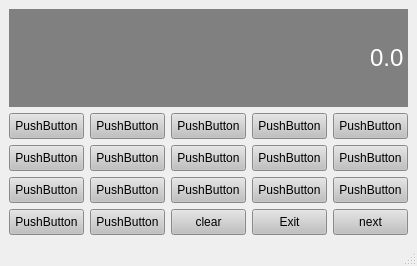
<?xml version="1.0" encoding="UTF-8"?>
<ui version="4.0">
 <class>Calculator</class>
 <widget class="QMainWindow" name="Calculator">
  <property name="geometry">
   <rect>
    <x>0</x>
    <y>0</y>
    <width>377</width>
    <height>266</height>
   </rect>
  </property>
  <property name="windowTitle">
   <string>Calculator</string>
  </property>
  <widget class="QWidget" name="centralwidget">
   <layout class="QGridLayout" name="gridLayout">
    <item row="2" column="2">
     <widget class="QPushButton" name="pushButton_6">
      <property name="sizePolicy">
       <sizepolicy hsizetype="Preferred" vsizetype="Preferred">
        <horstretch>0</horstretch>
        <verstretch>0</verstretch>
       </sizepolicy>
      </property>
      <property name="styleSheet">
       <string notr="true">QPushButton {
	background-color: #C0C0C0;
	broder: 1px solid gray;
	padding: 5px;
}

QPushButton:pressed {
	background-color: #A9A9A9;
	broder: 1px solid gray;
	padding: 5px;
}</string>
      </property>
      <property name="text">
       <string>PushButton</string>
      </property>
     </widget>
    </item>
    <item row="1" column="3">
     <widget class="QPushButton" name="pushButton_7">
      <property name="sizePolicy">
       <sizepolicy hsizetype="Preferred" vsizetype="Preferred">
        <horstretch>0</horstretch>
        <verstretch>0</verstretch>
       </sizepolicy>
      </property>
      <property name="styleSheet">
       <string notr="true">QPushButton {
	background-color: #C0C0C0;
	broder: 1px solid gray;
	padding: 5px;
}

QPushButton:pressed {
	background-color: #A9A9A9;
	broder: 1px solid gray;
	padding: 5px;
}</string>
      </property>
      <property name="text">
       <string>PushButton</string>
      </property>
     </widget>
    </item>
    <item row="2" column="4">
     <widget class="QPushButton" name="pushButton_10">
      <property name="sizePolicy">
       <sizepolicy hsizetype="Preferred" vsizetype="Preferred">
        <horstretch>0</horstretch>
        <verstretch>0</verstretch>
       </sizepolicy>
      </property>
      <property name="styleSheet">
       <string notr="true">QPushButton {
	background-color: #C0C0C0;
	broder: 1px solid gray;
	padding: 5px;
}

QPushButton:pressed {
	background-color: #A9A9A9;
	broder: 1px solid gray;
	padding: 5px;
}</string>
      </property>
      <property name="text">
       <string>PushButton</string>
      </property>
     </widget>
    </item>
    <item row="1" column="2">
     <widget class="QPushButton" name="pushButton_5">
      <property name="sizePolicy">
       <sizepolicy hsizetype="Preferred" vsizetype="Preferred">
        <horstretch>0</horstretch>
        <verstretch>0</verstretch>
       </sizepolicy>
      </property>
      <property name="styleSheet">
       <string notr="true">QPushButton {
	background-color: #C0C0C0;
	broder: 1px solid gray;
	padding: 5px;
}

QPushButton:pressed {
	background-color: #A9A9A9;
	broder: 1px solid gray;
	padding: 5px;
}</string>
      </property>
      <property name="text">
       <string>PushButton</string>
      </property>
     </widget>
    </item>
    <item row="0" column="0" colspan="5">
     <widget class="QLineEdit" name="display">
      <property name="sizePolicy">
       <sizepolicy hsizetype="Preferred" vsizetype="Expanding">
        <horstretch>0</horstretch>
        <verstretch>0</verstretch>
       </sizepolicy>
      </property>
      <property name="font">
       <font>
        <family>Arial</family>
        <pointsize>18</pointsize>
       </font>
      </property>
      <property name="autoFillBackground">
       <bool>false</bool>
      </property>
      <property name="styleSheet">
       <string notr="true">QLineEdit {
	background-color: gray;
	border: 1px solid gray;
	color: #ffffff;
}</string>
      </property>
      <property name="text">
       <string>0.0</string>
      </property>
      <property name="alignment">
       <set>Qt::AlignRight|Qt::AlignTrailing|Qt::AlignVCenter</set>
      </property>
     </widget>
    </item>
    <item row="2" column="0">
     <widget class="QPushButton" name="pushButton_2">
      <property name="sizePolicy">
       <sizepolicy hsizetype="Preferred" vsizetype="Preferred">
        <horstretch>0</horstretch>
        <verstretch>0</verstretch>
       </sizepolicy>
      </property>
      <property name="styleSheet">
       <string notr="true">QPushButton {
	background-color: #C0C0C0;
	broder: 1px solid gray;
	padding: 5px;
}

QPushButton:pressed {
	background-color: #A9A9A9;
	broder: 1px solid gray;
	padding: 5px;
}</string>
      </property>
      <property name="text">
       <string>PushButton</string>
      </property>
     </widget>
    </item>
    <item row="2" column="1">
     <widget class="QPushButton" name="pushButton_4">
      <property name="sizePolicy">
       <sizepolicy hsizetype="Preferred" vsizetype="Preferred">
        <horstretch>0</horstretch>
        <verstretch>0</verstretch>
       </sizepolicy>
      </property>
      <property name="styleSheet">
       <string notr="true">QPushButton {
	background-color: #C0C0C0;
	broder: 1px solid gray;
	padding: 5px;
}

QPushButton:pressed {
	background-color: #A9A9A9;
	broder: 1px solid gray;
	padding: 5px;
}</string>
      </property>
      <property name="text">
       <string>PushButton</string>
      </property>
     </widget>
    </item>
    <item row="2" column="3">
     <widget class="QPushButton" name="pushButton_8">
      <property name="sizePolicy">
       <sizepolicy hsizetype="Preferred" vsizetype="Preferred">
        <horstretch>0</horstretch>
        <verstretch>0</verstretch>
       </sizepolicy>
      </property>
      <property name="styleSheet">
       <string notr="true">QPushButton {
	background-color: #C0C0C0;
	broder: 1px solid gray;
	padding: 5px;
}

QPushButton:pressed {
	background-color: #A9A9A9;
	broder: 1px solid gray;
	padding: 5px;
}</string>
      </property>
      <property name="text">
       <string>PushButton</string>
      </property>
     </widget>
    </item>
    <item row="3" column="2">
     <widget class="QPushButton" name="pushButton_13">
      <property name="sizePolicy">
       <sizepolicy hsizetype="Preferred" vsizetype="Preferred">
        <horstretch>0</horstretch>
        <verstretch>0</verstretch>
       </sizepolicy>
      </property>
      <property name="styleSheet">
       <string notr="true">QPushButton {
	background-color: #C0C0C0;
	broder: 1px solid gray;
	padding: 5px;
}

QPushButton:pressed {
	background-color: #A9A9A9;
	broder: 1px solid gray;
	padding: 5px;
}</string>
      </property>
      <property name="text">
       <string>PushButton</string>
      </property>
     </widget>
    </item>
    <item row="3" column="1">
     <widget class="QPushButton" name="pushButton_12">
      <property name="sizePolicy">
       <sizepolicy hsizetype="Preferred" vsizetype="Preferred">
        <horstretch>0</horstretch>
        <verstretch>0</verstretch>
       </sizepolicy>
      </property>
      <property name="styleSheet">
       <string notr="true">QPushButton {
	background-color: #C0C0C0;
	broder: 1px solid gray;
	padding: 5px;
}

QPushButton:pressed {
	background-color: #A9A9A9;
	broder: 1px solid gray;
	padding: 5px;
}</string>
      </property>
      <property name="text">
       <string>PushButton</string>
      </property>
     </widget>
    </item>
    <item row="1" column="1">
     <widget class="QPushButton" name="pushButton_3">
      <property name="sizePolicy">
       <sizepolicy hsizetype="Preferred" vsizetype="Preferred">
        <horstretch>0</horstretch>
        <verstretch>0</verstretch>
       </sizepolicy>
      </property>
      <property name="styleSheet">
       <string notr="true">QPushButton {
	background-color: #C0C0C0;
	broder: 1px solid gray;
	padding: 5px;
}

QPushButton:pressed {
	background-color: #A9A9A9;
	broder: 1px solid gray;
	padding: 5px;
}</string>
      </property>
      <property name="text">
       <string>PushButton</string>
      </property>
     </widget>
    </item>
    <item row="1" column="4">
     <widget class="QPushButton" name="pushButton_9">
      <property name="sizePolicy">
       <sizepolicy hsizetype="Preferred" vsizetype="Preferred">
        <horstretch>0</horstretch>
        <verstretch>0</verstretch>
       </sizepolicy>
      </property>
      <property name="styleSheet">
       <string notr="true">QPushButton {
	background-color: #C0C0C0;
	broder: 1px solid gray;
	padding: 5px;
}

QPushButton:pressed {
	background-color: #A9A9A9;
	broder: 1px solid gray;
	padding: 5px;
}</string>
      </property>
      <property name="text">
       <string>PushButton</string>
      </property>
     </widget>
    </item>
    <item row="3" column="4">
     <widget class="QPushButton" name="pushButton_15">
      <property name="sizePolicy">
       <sizepolicy hsizetype="Preferred" vsizetype="Preferred">
        <horstretch>0</horstretch>
        <verstretch>0</verstretch>
       </sizepolicy>
      </property>
      <property name="styleSheet">
       <string notr="true">QPushButton {
	background-color: #C0C0C0;
	broder: 1px solid gray;
	padding: 5px;
}

QPushButton:pressed {
	background-color: #A9A9A9;
	broder: 1px solid gray;
	padding: 5px;
}</string>
      </property>
      <property name="text">
       <string>PushButton</string>
      </property>
     </widget>
    </item>
    <item row="3" column="3">
     <widget class="QPushButton" name="pushButton_14">
      <property name="sizePolicy">
       <sizepolicy hsizetype="Preferred" vsizetype="Preferred">
        <horstretch>0</horstretch>
        <verstretch>0</verstretch>
       </sizepolicy>
      </property>
      <property name="styleSheet">
       <string notr="true">QPushButton {
	background-color: #C0C0C0;
	broder: 1px solid gray;
	padding: 5px;
}

QPushButton:pressed {
	background-color: #A9A9A9;
	broder: 1px solid gray;
	padding: 5px;
}</string>
      </property>
      <property name="text">
       <string>PushButton</string>
      </property>
     </widget>
    </item>
    <item row="1" column="0">
     <widget class="QPushButton" name="pushButton">
      <property name="sizePolicy">
       <sizepolicy hsizetype="Preferred" vsizetype="Preferred">
        <horstretch>0</horstretch>
        <verstretch>0</verstretch>
       </sizepolicy>
      </property>
      <property name="styleSheet">
       <string notr="true">QPushButton {
	background-color: #C0C0C0;
	broder: 1px solid gray;
	padding: 5px;
}

QPushButton:pressed {
	background-color: #A9A9A9;
	broder: 1px solid gray;
	padding: 5px;
}</string>
      </property>
      <property name="text">
       <string>PushButton</string>
      </property>
     </widget>
    </item>
    <item row="3" column="0">
     <widget class="QPushButton" name="pushButton_11">
      <property name="sizePolicy">
       <sizepolicy hsizetype="Preferred" vsizetype="Preferred">
        <horstretch>0</horstretch>
        <verstretch>0</verstretch>
       </sizepolicy>
      </property>
      <property name="styleSheet">
       <string notr="true">QPushButton {
	background-color: #C0C0C0;
	broder: 1px solid gray;
	padding: 5px;
}

QPushButton:pressed {
	background-color: #A9A9A9;
	broder: 1px solid gray;
	padding: 5px;
}</string>
      </property>
      <property name="text">
       <string>PushButton</string>
      </property>
     </widget>
    </item>
    <item row="4" column="0">
     <widget class="QPushButton" name="pushButton_16">
      <property name="sizePolicy">
       <sizepolicy hsizetype="Preferred" vsizetype="Preferred">
        <horstretch>0</horstretch>
        <verstretch>0</verstretch>
       </sizepolicy>
      </property>
      <property name="styleSheet">
       <string notr="true">QPushButton {
	background-color: #C0C0C0;
	broder: 1px solid gray;
	padding: 5px;
}

QPushButton:pressed {
	background-color: #A9A9A9;
	broder: 1px solid gray;
	padding: 5px;
}</string>
      </property>
      <property name="text">
       <string>PushButton</string>
      </property>
     </widget>
    </item>
    <item row="4" column="1">
     <widget class="QPushButton" name="pushButton_17">
      <property name="sizePolicy">
       <sizepolicy hsizetype="Preferred" vsizetype="Preferred">
        <horstretch>0</horstretch>
        <verstretch>0</verstretch>
       </sizepolicy>
      </property>
      <property name="styleSheet">
       <string notr="true">QPushButton {
	background-color: #C0C0C0;
	broder: 1px solid gray;
	padding: 5px;
}

QPushButton:pressed {
	background-color: #A9A9A9;
	broder: 1px solid gray;
	padding: 5px;
}</string>
      </property>
      <property name="text">
       <string>PushButton</string>
      </property>
     </widget>
    </item>
    <item row="4" column="2">
     <widget class="QPushButton" name="pushButton_18">
      <property name="sizePolicy">
       <sizepolicy hsizetype="Preferred" vsizetype="Preferred">
        <horstretch>0</horstretch>
        <verstretch>0</verstretch>
       </sizepolicy>
      </property>
      <property name="styleSheet">
       <string notr="true">QPushButton {
	background-color: #C0C0C0;
	broder: 1px solid gray;
	padding: 5px;
}

QPushButton:pressed {
	background-color: #A9A9A9;
	broder: 1px solid gray;
	padding: 5px;
}</string>
      </property>
      <property name="text">
       <string>clear</string>
      </property>
     </widget>
    </item>
    <item row="4" column="3">
     <widget class="QPushButton" name="pushButton_19">
      <property name="sizePolicy">
       <sizepolicy hsizetype="Preferred" vsizetype="Preferred">
        <horstretch>0</horstretch>
        <verstretch>0</verstretch>
       </sizepolicy>
      </property>
      <property name="styleSheet">
       <string notr="true">QPushButton {
	background-color: #C0C0C0;
	broder: 1px solid gray;
	padding: 5px;
}

QPushButton:pressed {
	background-color: #A9A9A9;
	broder: 1px solid gray;
	padding: 5px;
}</string>
      </property>
      <property name="text">
       <string>Exit</string>
      </property>
     </widget>
    </item>
    <item row="4" column="4">
     <widget class="QPushButton" name="btn_next">
      <property name="sizePolicy">
       <sizepolicy hsizetype="Preferred" vsizetype="Preferred">
        <horstretch>0</horstretch>
        <verstretch>0</verstretch>
       </sizepolicy>
      </property>
      <property name="styleSheet">
       <string notr="true">QPushButton {
	background-color: #C0C0C0;
	broder: 1px solid gray;
	padding: 5px;
}

QPushButton:pressed {
	background-color: #A9A9A9;
	broder: 1px solid gray;
	padding: 5px;
}</string>
      </property>
      <property name="text">
       <string>next</string>
      </property>
     </widget>
    </item>
   </layout>
  </widget>
  <widget class="QMenuBar" name="menubar">
   <property name="geometry">
    <rect>
     <x>0</x>
     <y>0</y>
     <width>377</width>
     <height>21</height>
    </rect>
   </property>
  </widget>
  <widget class="QStatusBar" name="statusbar"/>
 </widget>
 <resources/>
 <connections/>
</ui>
